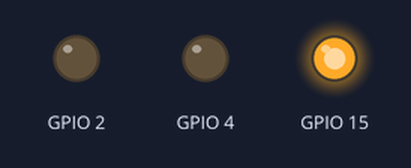
This sketch was run on a simulated ESP32. On the bench: output pins drawn as LEDs (lit = HIGH).

Above: at 0.5 s.
At 1.5 s:
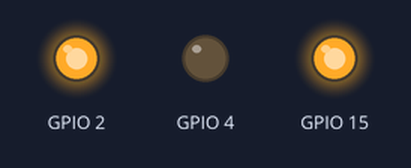
At 2.5 s:
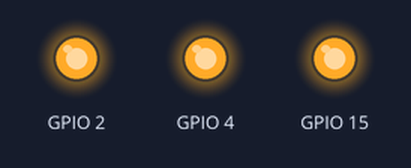
At 3.5 s:
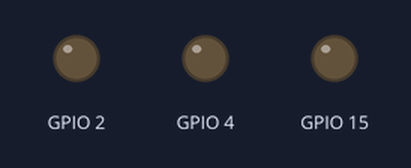
Timing chart, 0 to 5.2 s (numbered marks = the images above):
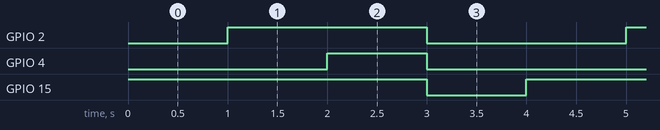

The sketch:

esp32.3led.ino
```cpp
void setup() {
  pinMode (15,OUTPUT);
  pinMode (2,OUTPUT);
  pinMode (4,OUTPUT);
}

void loop() {
  digitalWrite (15,HIGH);
  delay(1000);
  digitalWrite (2,HIGH);
  delay(1000);
  digitalWrite (4,HIGH);
  delay(1000);

  digitalWrite (15,LOW);
  digitalWrite (2,LOW);
  digitalWrite (4,LOW);
  delay(1000);
}
```

Measured:
- by itself, GPIO 2: alternates HIGH for 2.0 s and LOW for 2.0 s
- by itself, GPIO 4: alternates HIGH for 1.0 s and LOW for 3.0 s
- by itself, GPIO 15: alternates HIGH for 3.0 s and LOW for 1.0 s
